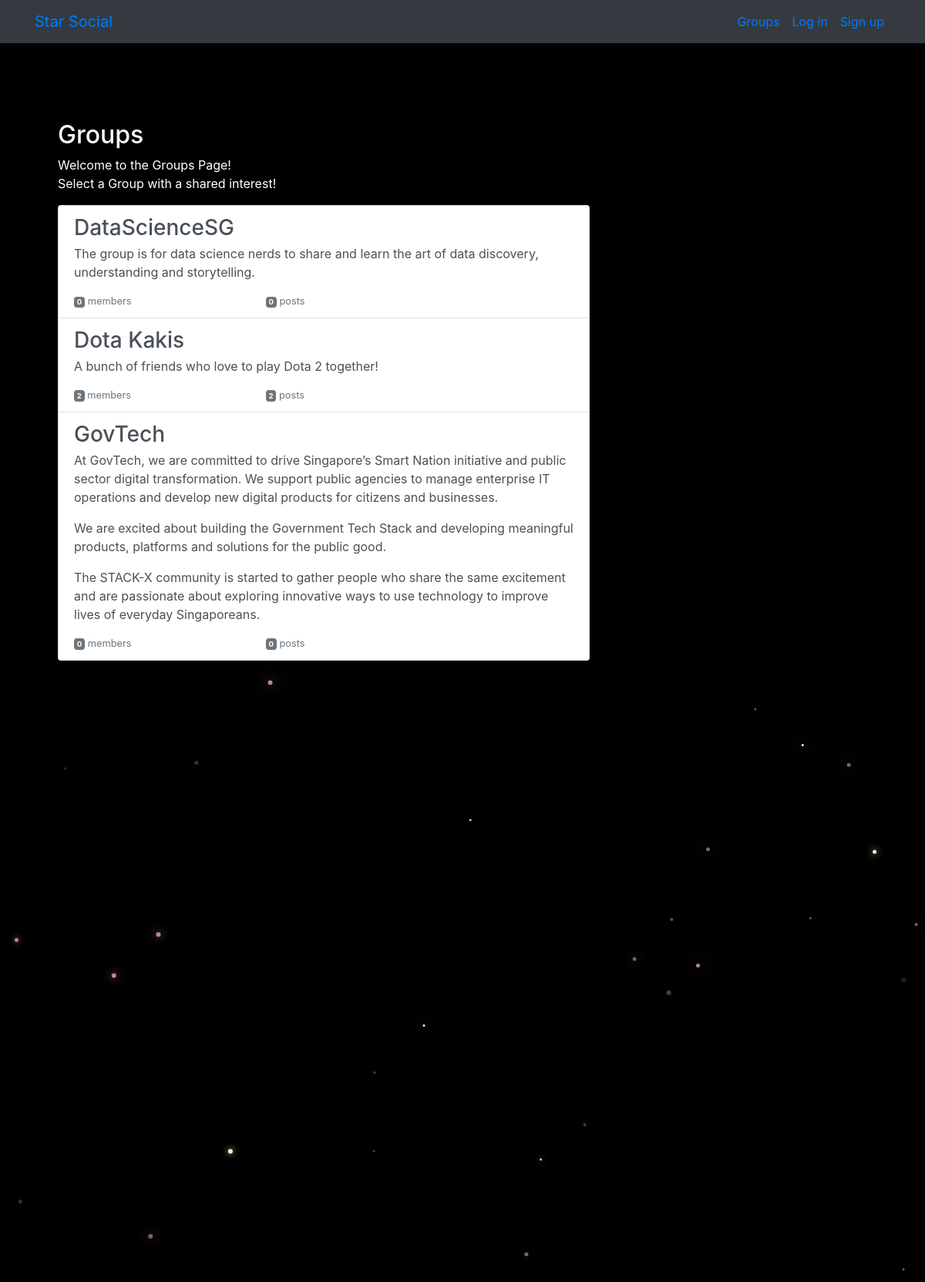
The app's page /groups/ with its own data.
### groups/models.py (models this page shows, shortened)
class Group(models.Model):
    name = models.CharField(max_length=255,unique=True)
    slug = models.SlugField(allow_unicode=True,unique=True)
    description = models.TextField(blank=True,default='')
    description_html = models.TextField(editable=False,default='',blank=True)
    members = models.ManyToManyField(User,through='GroupMember')
    class Meta:
        ordering = ['name']

### groups/views.py (the view)
# urls.py: path('',views.ListGroups.as_view(),name='all'),
class ListGroups(generic.ListView):
    model = Group

### groups/templates/groups/group_list.html (shortened to what this page needs)
{% extends "groups/group_base.html" %}
{% block pregroup %}
<div class="col-md-4">
	<div class="content">
			<h2>Groups</h2>
			<p>Welcome to the Groups Page! <br>Select a Group with a shared interest!</p>
	</div>
</div>
{% endblock %}
{% block group_content %}
<div class="col-md-8">
	<div class="list-group">
		{% for group in object_list %}
		<a href="{% url 'groups:single' slug=group.slug %}"
		class="list-group-item list-group-item-action flex-column align-items-start">
			<h3 class="mb-1">{{ group.name }}</h3>
			<p class="mb-1">{{ group.description_html|safe }}</p>
			<div class="d-flex w-40 justify-content-between">
				<small class="text-muted"><span class="badge badge-secondary">
					{{ group.members.count }}</span> member{{ group.members.count|pluralize }}</small>
				<small class="text-muted"><span class="badge badge-secondary">
					{{ group.posts.count }}</span> post{{ group.posts.count|pluralize }}</small>
			</div>
		</a>
		{% endfor %}
	</div>
</div>
{% endblock %}

### static/simplesocial/css/master.css (style rules this page uses)
body { margin: 0px; background-color: black; color:white; }

### records on screen
Group: name "DataScienceSG", description_html "The group is for data science nerds to share and learn the art of data discovery, understanding and storytelling.", members.count "0", posts.count "0"
Group: name "Dota Kakis", description_html "A bunch of friends who love to play Dota 2 together!", members.count "2", posts.count "2"
Group: name "GovTech", description_html "At GovTech, we are committed to drive Singapore’s Smart Nation initiative and public sector digital transformation. We support public agencies to manage enterprise IT operations and develop new digital products for citizens and businesses. We are excited about building the Government Tech Stack and developing meaningful products, platforms and solutions for the public good. The STACK-X community is started to gather people who share the same excitement and are passionate about exploring innovative ways to use technology to improve lives of everyday Singaporeans.", members.count "0", posts.count "0"
